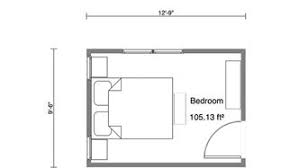
#> input picture backend/python/data/floorplans/floorplan-1767963838060-191024549.jpg, 299 x 168 px
$ python -i floorplan_api.py   (imports and definitions only)
#> lines starting #> are read from the running program, lines starting #| are printed output that depends on the picture; after the words box and inside, x2 and y2 are one past the last pixel; in counts of white or black regions, pixels touching at a corner belong together
import os
import sys
import json
import cv2
import pytesseract
import pandas as pd
import re
from collections import defaultdict
import traceback

import shutil

# [2 lines not run here, left out]


# ======================================================
# CONFIG
# ======================================================
BASE_PATH = os.path.dirname(os.path.abspath(__file__))
# pytesseract.pytesseract.tesseract_cmd = r"C:\Program Files\Tesseract-OCR\tesseract.exe"
# pytesseract.pytesseract.tesseract_cmd = r'/opt/homebrew/bin/tesseract'
SCOPE_MASTER = os.path.join(BASE_PATH, "data", "scope_master.xlsx")

ROOM_WORDS = [
    "bedroom", "kitchen", "living", "hall",
    "balcony", "bathroom", "toilet", "laundry", "dining"
]

# ======================================================
# LOAD SCOPE MASTER
# ======================================================
def load_scope_master():
    """Load scope master data with error handling"""
    try:
        if not os.path.exists(SCOPE_MASTER):
            raise FileNotFoundError(f"Scope master file not found: {SCOPE_MASTER}")

        scope_df = pd.read_excel(SCOPE_MASTER)
        scope_df["space_type"] = scope_df["space_type"].astype(str).str.lower().str.strip()
        return scope_df
    except Exception as e:
        raise Exception(f"Failed to load scope master: {str(e)}")

# [1 line that did not run here, left out]

# ======================================================
# OCR BLOCK EXTRACTION
# ======================================================
# [84 lines left out: functions extract_ocr_blocks, extract_dimensions_from_text, infer_room_name_and_confidence, not called in this run]

# ======================================================
# CLOSED ROOM DETECTION (GEOMETRY)
# ======================================================
def detect_closed_rooms(image_path):
    """Detect closed room contours using edge detection"""
    img = cv2.imread(image_path)
#> img is the input picture: shape (168, 299, 3); min 0, max 255, mean 245.3
    gray = cv2.cvtColor(img, cv2.COLOR_BGR2GRAY)
    h, w = gray.shape
#> h = 168; w = 299
    image_area = h * w
#> image_area = 50232

    edges = cv2.Canny(gray, 60, 180)
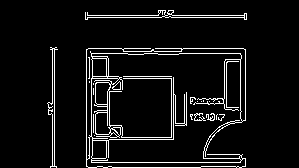
#> edges: shape (168, 299); 6.7% white in thin lines or dots, all inside (x1, y1, x2, y2) = (47, 10, 247, 168)
    kernel = cv2.getStructuringElement(cv2.MORPH_RECT, (11, 11))
    edges = cv2.morphologyEx(edges, cv2.MORPH_CLOSE, kernel)
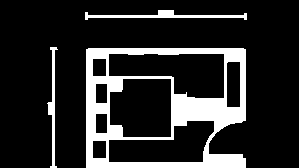
#> edges: shape (168, 299); 16.5% white; 3 white regions

    contours, hierarchy = cv2.findContours(edges, cv2.RETR_TREE, cv2.CHAIN_APPROX_SIMPLE)
#> contours = 11 contours; largest, box (x1, y1, x2, y2) and area: (86, 48, 246, 168) 17917, (108, 53, 225, 99) 3690, (109, 78, 172, 138) 3333, (108, 120, 215, 163) 2894, (226, 61, 241, 108) 640

    closed = []
    for i, cnt in enumerate(contours):
        if hierarchy[0][i][3] == -1:
            continue

        area = cv2.contourArea(cnt)
        if area < 0.01 * image_area or area > 0.30 * image_area:
            continue

        x, y, bw, bh = cv2.boundingRect(cnt)
        if x <= 5 or y <= 5 or x + bw >= w - 5 or y + bh >= h - 5:
            continue

        if area / (bw * bh) < 0.65:
            continue

        closed.append(cnt)
#> this loop made 11 passes
#> area on passes 2, 4, 5, 8: 250, 238, 238, 250
#> (area, x, y, bw, bh) on passes 3, 6, 7, 9: (2894.5, 108, 120, 107, 43), (3333, 109, 78, 63, 60), (640.5, 226, 61, 15, 47), (3690.5, 108, 53, 117, 46)
#> after the loop, closed = 3 contours; box (x1, y1, x2, y2) and area: (108, 53, 225, 99) 3690, (109, 78, 172, 138) 3333, (226, 61, 241, 108) 640

    return closed, image_area

# ======================================================
# BOQ WORK FETCH
# ======================================================
# [175 lines left out: functions get_works, get_all_works_for_space, process_floorplan, main, not called in this run]
# [2 lines not run here, left out]

>>> result = detect_closed_rooms('data/floorplans/floorplan-1767963838060-191024549.jpg')

$ run again, on backend/python/data/floorplans/floorplan-1768025034355-153154577.png
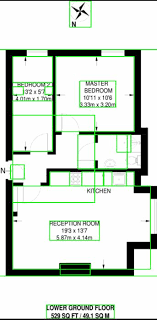
#> input picture backend/python/data/floorplans/floorplan-1768025034355-153154577.png, 157 x 320 px
#> in detect_closed_rooms, img is the input picture: shape (320, 157, 3); mean B, G, R 211.8, 221, 211.8
#> in detect_closed_rooms, `edges = cv2.Canny(gray, 60, 180)`:
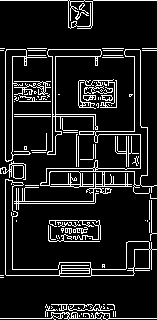
#> edges: shape (320, 157); 11.9% white in thin lines or dots
#> in detect_closed_rooms, `edges = cv2.morphologyEx(edges, cv2.MORPH_CLOSE, kernel)`:
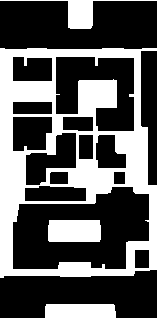
#> edges: shape (320, 157); 35.7% white; 4 white regions
#> contours = 17 contours; largest, box (x1, y1, x2, y2) and area: (0, 48, 157, 278) 33486, (12, 186, 150, 270) 8758, (55, 56, 135, 132) 4018, (25, 132, 77, 186) 1532, (12, 116, 53, 152) 1258
#> the loop in detect_closed_rooms, `for i, cnt in enumerate(contours):` made 17 passes
#> (area, x, y, bw, bh) on passes 4, 5, 6, 9, 11, 13, 14, 15: (8757.5, 12, 186, 138, 84), (1081, 48, 220, 53, 22), (912.5, 24, 185, 63, 17), (810, 95, 134, 32, 35), (1531.5, 25, 132, 52, 54), (1258.5, 12, 116, 41, 36), (518, 12, 101, 41, 14), (4017.5, 55, 56, 80, 76)
#> after the loop in detect_closed_rooms, `for i, cnt in enumerate(contours):`: closed = 8 contours; box (x1, y1, x2, y2) and area: (12, 186, 150, 270) 8758, (55, 56, 135, 132) 4018, (12, 116, 53, 152) 1258, (48, 220, 101, 242) 1081, (12, 56, 53, 82) 953, (24, 185, 87, 202) 912, (95, 134, 127, 169) 810, (12, 101, 53, 115) 518
